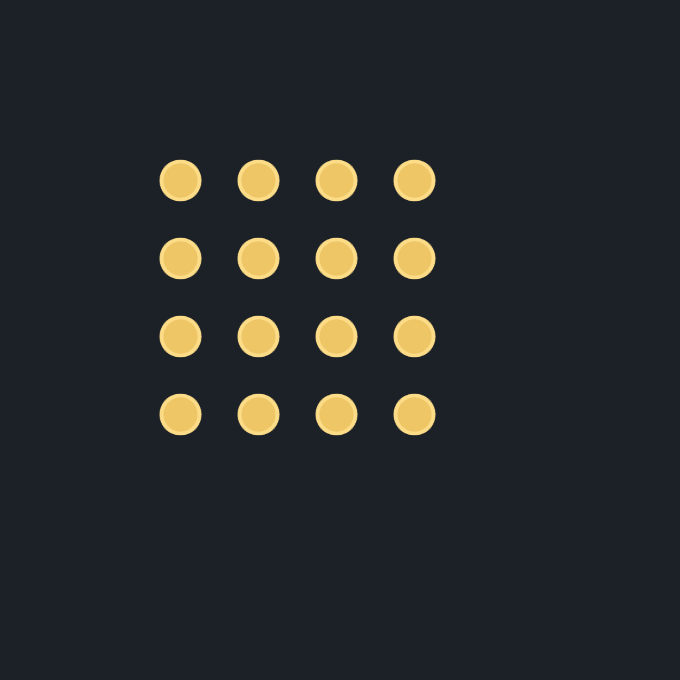
#> input picture pasta_weight_app_v2/sample_images/demo_bundle_16.png, 680 x 680 px
$ python -i direct_intake.py   (imports and definitions only)
#> lines starting #> are read from the running program, lines starting #| are printed output that depends on the picture
"""Private receipt and similarity triage for direct-weight research; no DB access."""
import argparse,csv,hashlib,io,json
from collections import Counter
from pathlib import Path
import cv2
import numpy as np
from PIL import Image,ImageOps
from .intake_receipt import _archive,_snapshot


def sha(data):return hashlib.sha256(data).hexdigest()


def visual_signature(path):
#> called with path = '../sample_images/demo_bundle_16.png'
    with Image.open(path) as im:
#> im is the input picture: PIL image 680x680 RGB; mean R, G, B 38.2, 41.2, 42.5
        im=ImageOps.exif_transpose(im).convert('RGB');pixels=np.asarray(im)
        gray=np.array(im.convert('L').resize((32,32)))
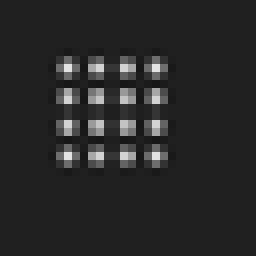
#> gray: shape (32, 32) (shown 8 times larger); min 23, max 227, mean 40.3
    hashes=[]
    for k in range(4):
        d=cv2.dct(np.rot90(gray,k).astype(np.float32))[:8,:8].flatten()[1:]
        hashes.append(d>np.median(d))
#> after the loop, hashes = 4 items
    return hashes,sha(str(pixels.shape).encode()+pixels.tobytes())


# [50 lines left out: function receive, not called in this run]

# [2 lines not run here, left out]

>>> result = visual_signature('../sample_images/demo_bundle_16.png')
